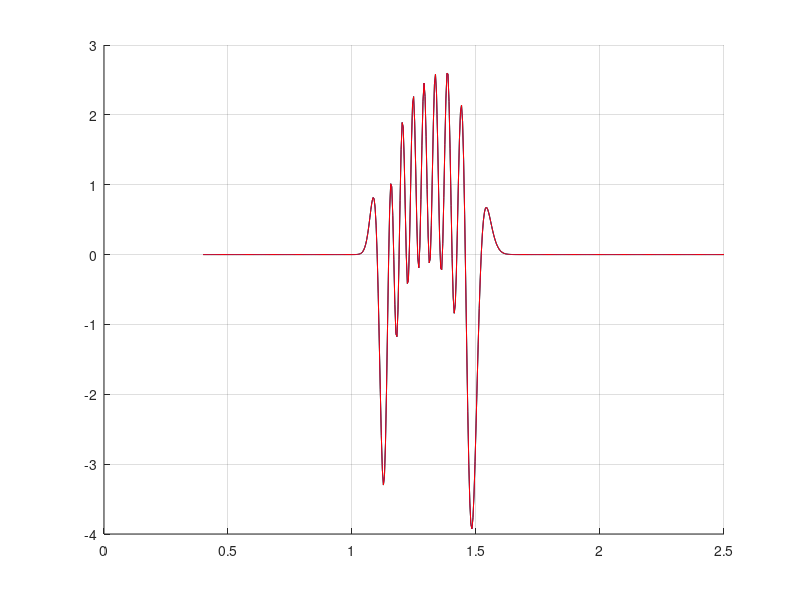

Here is the MATLAB script that generated this plot:
%Programa para calcular los Factores Franck-Condion de Morse
%Usando RNA Newton
function FFC_GC()
    tic
    clc; clear all
    format long e
%entradas del algoritmo
    tol=1E-10 ; k=0; n=500
%Intervalos para el ajuste de la funcion
    a=0; b=pi; h=pi/n;x=a:h:b;
    c(1,1:n+1)=1;
    for j=2:n+1
        for i=1:n+1
            c(j,i)=cos((j-1)*x(i));
        end
    end
    w=rand(n+1,1);     
%%%%%%%%%%%%%%%%%%%%%%%%%%%%%%%%%%%%%%%%%%%%%%%%%%%%%%%%%%%%%%%%%%%%%%%%%%
    %Primer estado
    we(1)= 1675.355
    wexe(1)=13.433
    re(1)=1.21252
    %Segundo estado
    we(2)=1411.210
    wexe(2)=12.921
    re(2)=1.2864
    mu=7.500053859
    v1=8
    v2=8
    %Inicializacion de variables
    ka (1) = we(1)/wexe(1);
    ka (2) = we(2)/wexe(2);
    cte = 1.21777513710683E-01;
    b(1) = cte * sqrt(4 * wexe(1)* mu);
    b(2) = cte * sqrt(4 * wexe(2)* mu);
    g(1) = gamma(ka(1) - 1);
    g(2) = gamma(ka(2) - 1);
    lim_a=0.4;
    lim_b=2.5;
    %h=0.01;
    h=(lim_b-lim_a)/n;
    %Generacion de Funcion de Onda para cada estado
    %Funonda(1) del primer estado
    %constante de normalizacion           
    cte_normalizacion=sqrt(b(1)/g(1));
    for i=0:v1-1,
        num=(ka(1)-2*i-3.)*(ka(1)-i-1);
        den=(i+1)*(ka(1)-2*i-1);
        cte_normalizacion=cte_normalizacion*sqrt(num/den);
    end
    Nv1=cte_normalizacion;           
    %funonda(2) del segundo estado
    %constante de normalizacion           
    cte_normalizacion=sqrt(b(2)/g(2));
    for i=0:v2-1,
        num=(ka(2)-2*i-3.)*(ka(2)-i-1);
        den=(i+1)*(ka(2)-2*i-1);
        cte_normalizacion=cte_normalizacion*sqrt(num/den);
    end
    Nv2=cte_normalizacion;           
    %Generacion de la funcion a integrar que es funonda(v1)*funonda(2)
    r=lim_a;
    y=zeros();
    ri=zeros();
    for i=1:n+1, %Numero de Nodos
        ri(i)=r;
        p = r - re(1);
        x = ka(1) * exp( (-1) * b(1) * p);
        c2 = exp( ((-1) * x) / 2 );
        c3 = (ka(1) - 2*v1 - 1) / 2;
        c3= x^c3;  
        %c4 = laguerre(x,ka(1),v1);
        if v1 ~= 0,
            sum1 = 0;
            for j = 1:v1,
            %calculo del coeficiente binomial  
                if ( v1 == j),
                    coef_binomial = 1;
                else               %(v1 >= j) & (j >= 0),
                    coef_superior = gamma(v1 + 1); 
                    coef_inferior = gamma(j+1) * gamma ((v1-j)+1);
                    coef_binomial = coef_superior / coef_inferior;
                end    
                aux1 = (-1)^j*coef_binomial * x^(v1 - j);         
                %aux2 = producto(ka(1) - v1,j);
                aux = 1;
                for p = 1:j,
                    aux = aux * (ka(1) - v1 - p);
                end;
                aux2=aux;      
                aux1 = aux1 * aux2;
                sum1 = sum1 + aux1;
            end
            laguerre = x^v1 + sum1;
        else 
            laguerre = 1;
        end
        c4=laguerre;
        %fun_onda1 = ((-1.0)^v1)*Nv1 * c2 * c3 * c4;
        fun_onda1 = Nv1 * c2 * c3 * c4;
        %generacion de la funcion de onda del segundo estado
        p = r - re (2);
        x = ka(2) * exp( (-1) * b(2) * p);
        c2 = exp( ((-1) * x) / 2 );
        c3 = x^((ka(2) - 2*v2 - 1) / 2.);  
        % c4 = laguerre(x,ka(1),v1);
        if v2 ~= 0,
            sum1 = 0;    
            for j = 1:v2,
               %calculo del coeficiente binomial  
                if ( v2 == j),
                    coef_binomial = 1;
                else               %(v2 >= j) & (j >= 0),
                    coef_superior = gamma(v2 + 1); 
                    coef_inferior = gamma(j+1) * gamma ((v2-j)+1);
                    coef_binomial = coef_superior / coef_inferior;
                end    
                aux1 = (-1)^j*coef_binomial * x^(v2 - j);      
                %aux2 = producto(ka(2) - v2,j);
                aux = 1;
                for p = 1:j,
                    aux = aux * (ka(2) - v2 - p);
                end;
                aux2=aux;      
                aux1 = aux1 * aux2;
                sum1 = sum1 + aux1;
            end
            laguerre = x^v2 + sum1;
        else 
            laguerre = 1;
        end
        c4=laguerre;
        %fun_onda2 = ((-1.0)^v2)*Nv2 * c2 * c3 * c4;
        fun_onda2 = Nv2 * c2 * c3 * c4;
        y(i)=fun_onda1*fun_onda2;
        r=r+h;
    end 
%%%%%%%%%%%%%%%%%%%%%%%%%%%%%%%%%%%%%%%%%%%%%%%%%%%%%%%%%%%%%%%%%%%%%%%%%%
%intervalos de integracion
    a1=lim_a; b1=lim_b;
    F=y;
    z=ri;
%%%%%%%%%%%%%%%%%%%%%%%%%%%%%%%%%%%%%%%%%%%%%%%%%%%%%%%%%%%%%%%%%%%%%%%%%    
%Algoritmo RN Gradientes Conjugados
   Y=c*w;
   error=F'-Y;
   efe=0.5*(sum(error.^2));   
   pk=c*error;
   gk=-pk;
   while efe > tol
    %while k < 500
        e1=sum(gk.^2);
        alfak=efe/e1 ;             
        w=w+alfak*pk;        
        Y=c*w;
        error=F'-Y;        
        efe=0.5*(sum(error.^2));        
        gk1=gk;
        gk=-c*error;
        c1=sum(gk.^2);
        c2=sum(gk1.^2);      
        betak=c1/c2;        
        pk=-gk+betak*pk;      
        k=k+1;
   end   
%%%%%%%%%%%%%%%%%%%%%%%%%%%%%%%%%%%%%%%%%%%%%%%%%%%%%%%%%%%%%%%%%%%%%%%%%                
%Integral de la Funcion 1
    I2=(b1-a1)*w(1);
         for j=2:n+1
             I2=I2+w(j)/(j-1)*(sin((j-1)*b1)-sin((j-1)*a1));
         end
%%%%%%%%%%%%%%%%%%%%%%%%%%%%%%%%%%%%%%%%%%%%%%%%%%%%%%%%%%%%%%%%%%%%%%%%%                         
%Integral de la Funcion 2
    k1=(b1-a1);
          I=k1*w(1);
          for j=2:n+1
              c1=k1/((j-1)*pi);
              c2=sin((j-1)*pi) ;             
              c3=c1*c2;
              c4=w(j)*c3;
              I=I+c4;
          end
%%%%%%%%%%%%%%%%%%%%%%%%%%%%%%%%%%%%%%%%%%%%%%%%%%%%%%%%%%%%%%%%%%%%%%%%% 
    Yx=zeros();
    Yxx=zeros();
%Funcion aproximada
    for i=1:n+1     
        Yx(i)=w(1);
        Yxx(i)=w(1);
        for j=2:n+1          
            Yx(i)=Yx(i)+w(j)*cos((j-1)*pi/k1*(z(i)-a1));
            Yxx(i)=Yx(i)+w(j)*cos((j-1)*z(i));
        end            
    end     
%%%%%%%%%%%%%%%%%%%%%%%%%%%%%%%%%%%%%%%%%%%%%%%%%%%%%%%%%%%%%%%%%%%%%%%%%  
%Resultados obtenidos
    k
    efe
    I   
    I2
%%%%%%%%%%%%%%%%%%%%%%%%%%%%%%%%%%%%%%%%%%%%%%%%%%%%%%%%%%%%%%%%%%%%%%%%% 
%Graficas
    hold on
    grid on
    plot(ri,y,'g');       
    plot(ri,Yx,'b');
    plot(ri,Yxx,'r');    
    toc
           